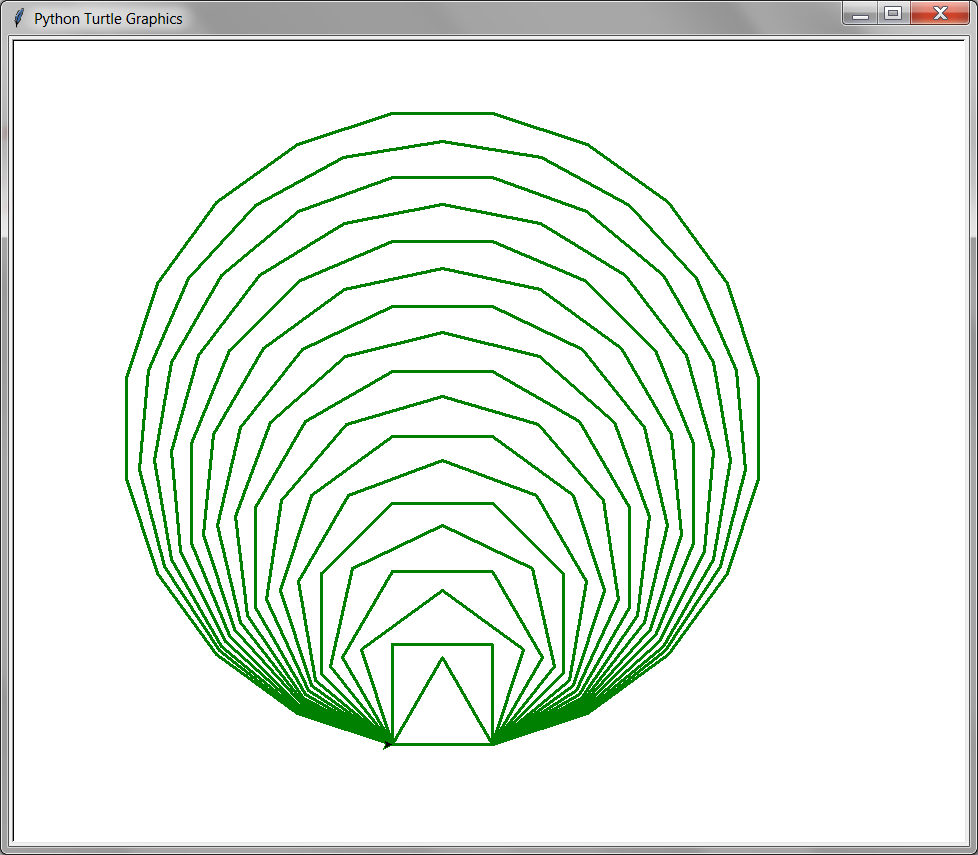

Source code (Python):
from turtle import *

#tracer(1, 0) # (!) Try uncommenting this line.

penup()
goto(-100, -300)
pendown()

#setheading(30) (!) Try uncommenting this line, and changing 30 to another number.

pensize(3) # (!) Try changing this line to other sizes.
pencolor('green') # (!) Try changing this line to other colors.

for sides in range(3, 21):
    begin_fill()
    for i in range(sides):
        forward(100)
        left(360 / sides)

        #if i == int(sides / 2.0): # (!) Try uncommenting these two lines.
        #    write(str(sides))
